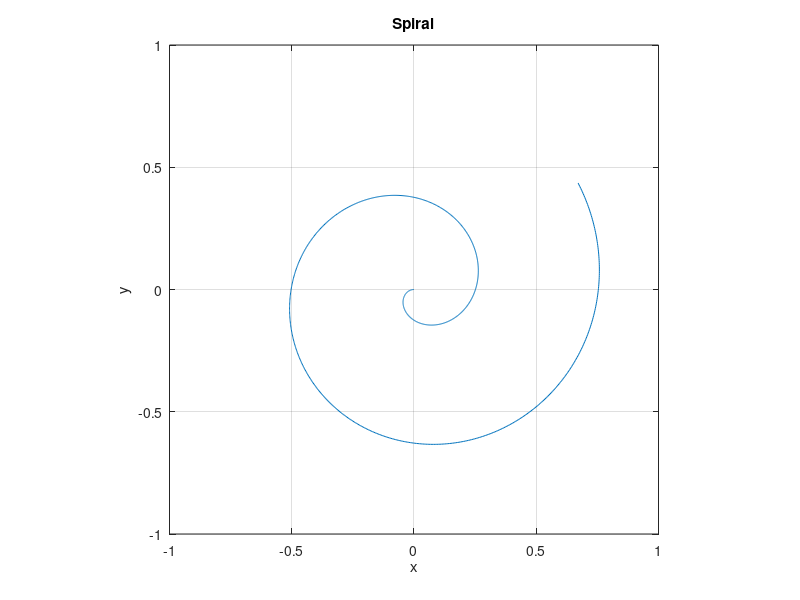

MATLAB code to generate this figure:
t = 0:0.01:10;
r = 0.08*t;
x = -r.*cos(t);
y = -r.*sin(t);
plot(x,y)
v = [-1, 1,-1, 1];axis(v);axis('square');
grid
title('Spiral')
xlabel('x')
ylabel('y')
